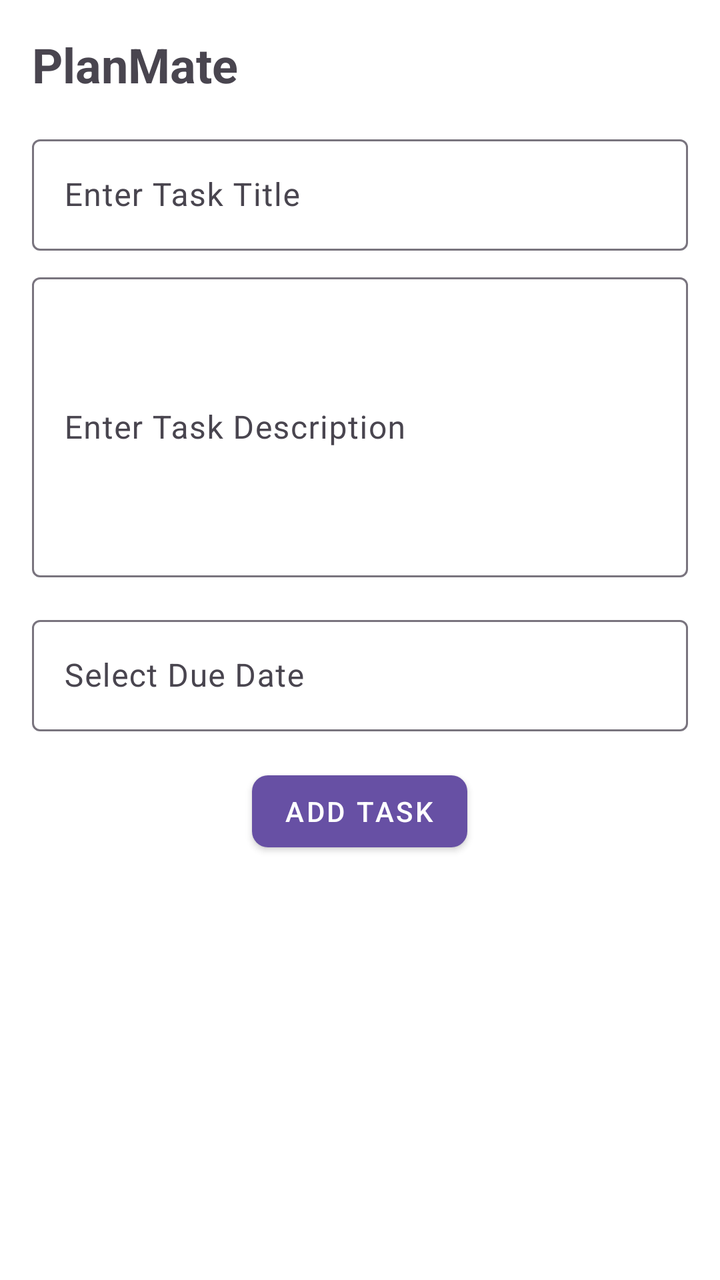
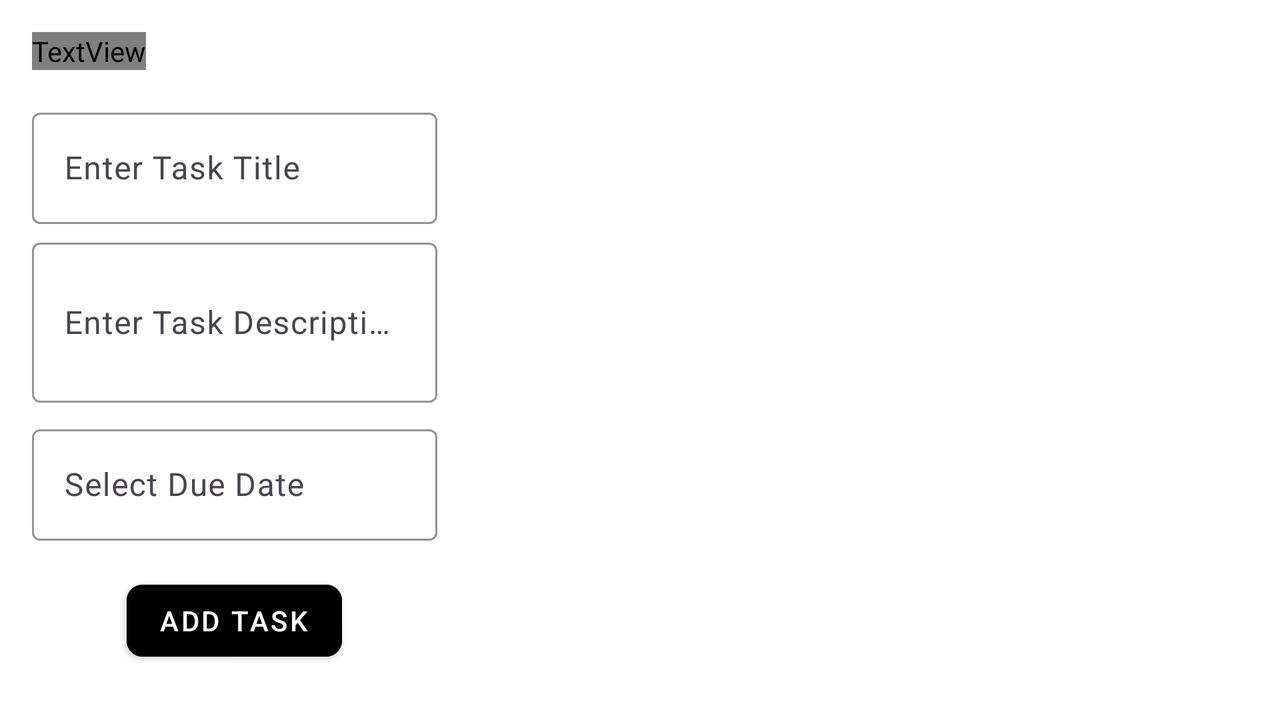

One screen, two layout resources from the same app: the default and the repository's alternative for another configuration. Each is rendered where Android would select it; the XML of both is given below.
<!-- AndroidManifest.xml: application theme Theme.PlanMate -->
<!-- res/layout/activity_main.xml -->
<LinearLayout
    xmlns:android="http://schemas.android.com/apk/res/android"
    xmlns:app="http://schemas.android.com/apk/res-auto"
    android:layout_width="match_parent"
    android:layout_height="match_parent"
    android:orientation="vertical"
    android:padding="16dp"
    android:background="?android:attr/windowBackground">

    
    <TextView
        android:layout_width="wrap_content"
        android:layout_height="wrap_content"
        android:text="@string/app_name"
        android:textSize="24sp"
        android:textStyle="bold"
        android:layout_marginBottom="16dp" />

    
    <com.google.android.material.textfield.TextInputLayout
        android:layout_width="match_parent"
        android:layout_height="wrap_content"
        android:hint="@string/enter_task_title"
        android:layout_marginBottom="8dp">

        <com.google.android.material.textfield.TextInputEditText
            android:id="@+id/taskTitleInput"
            android:layout_width="match_parent"
            android:layout_height="wrap_content"
            android:inputType="text" />
    </com.google.android.material.textfield.TextInputLayout>

    
    <com.google.android.material.textfield.TextInputLayout
        android:layout_width="match_parent"
        android:layout_height="wrap_content"
        android:hint="@string/enter_task_description"
        android:layout_marginBottom="16dp">

        <com.google.android.material.textfield.TextInputEditText
            android:id="@+id/taskDescriptionInput"
            android:layout_width="match_parent"
            android:layout_height="150dp"
            android:inputType="textMultiLine" />
    </com.google.android.material.textfield.TextInputLayout>

    
    <com.google.android.material.textfield.TextInputLayout
        android:layout_width="match_parent"
        android:layout_height="wrap_content"
        android:layout_marginBottom="16dp"
        android:hint="@string/select_due_date">

        <com.google.android.material.textfield.TextInputEditText
            android:id="@+id/dueDateInput"
            android:layout_width="match_parent"
            android:layout_height="wrap_content"
            android:focusable="false"
            android:clickable="true"
            android:inputType="none"
             />
    </com.google.android.material.textfield.TextInputLayout>

    
    <com.google.android.material.button.MaterialButton
        android:id="@+id/addTaskButton"
        android:layout_width="wrap_content"
        android:layout_height="wrap_content"
        android:text="@string/add_task"
        app:cornerRadius="8dp"
        style="@style/Widget.MaterialComponents.Button"
        android:layout_gravity="center" />

    
    <androidx.recyclerview.widget.RecyclerView
        android:id="@+id/taskListView"
        android:layout_width="match_parent"
        android:layout_height="0dp"
        android:layout_weight="1"
        android:clipToPadding="false"
        android:paddingTop="8dp" />
    <TextView
        android:id="@+id/noTasksTextView"
        android:layout_width="match_parent"
        android:layout_height="wrap_content"
        android:text="@string/no_tasks_available"
        android:visibility="gone"
        android:gravity="center"/>


</LinearLayout>
<!-- resources referenced by this layout -->
<resources>
  <string name="add_task">Add Task</string>
  <string name="app_name">PlanMate</string>
  <string name="enter_task_description">Enter Task Description</string>
  <string name="enter_task_title">Enter Task Title</string>
  <string name="no_tasks_available">No tasks available</string>
  <string name="select_due_date">Select Due Date</string>
  <style name="Theme.PlanMate" parent="Base.Theme.PlanMate" />
  <style name="Base.Theme.PlanMate" parent="Theme.Material3.Light.NoActionBar">
          
  
          
          <item name="android:windowBackground">@color/white</item>
          
      </style>
  <color name="white">#FFFFFFFF</color>
</resources>
<!-- res/layout-land/activity_main.xml (the repository's variant of the layout above) -->
<!-- drawn on the phone turned sideways -->
<LinearLayout
    xmlns:android="http://schemas.android.com/apk/res/android"
    xmlns:app="http://schemas.android.com/apk/res-auto"
    android:layout_width="match_parent"
    android:layout_height="match_parent"
    android:orientation="horizontal"
    android:padding="16dp"
    android:background="@color/white">

    
<LinearLayout
android:layout_width="0dp"
android:layout_height="match_parent"
android:layout_weight="1"
android:orientation="vertical">


<TextView
    android:layout_width="wrap_content"
    android:layout_height="wrap_content"
    android:text="@string/app_name"
    android:textSize="24sp"
    android:textStyle="bold"
    android:textColor="@color/dark_brown"
    android:layout_marginBottom="16dp" />


<com.google.android.material.textfield.TextInputLayout
    android:layout_width="match_parent"
    android:layout_height="wrap_content"
    android:hint="@string/enter_task_title"
    android:layout_marginBottom="4dp"
    app:hintTextColor="@color/black"
    app:boxStrokeColor="@color/black">

    <com.google.android.material.textfield.TextInputEditText
        android:id="@+id/taskTitleInput"
        android:layout_width="match_parent"
        android:layout_height="wrap_content"
        android:inputType="text"
        android:textColor="@color/black"
        android:backgroundTint="@color/soft_peach" />
</com.google.android.material.textfield.TextInputLayout>


<com.google.android.material.textfield.TextInputLayout
    android:layout_width="match_parent"
    android:layout_height="wrap_content"
    android:hint="@string/enter_task_description"
    android:layout_marginBottom="8dp"
    app:hintTextColor="@color/black"
    app:boxStrokeColor="@color/black">
    <com.google.android.material.textfield.TextInputEditText
        android:id="@+id/taskDescriptionInput"
        android:layout_width="match_parent"
        android:layout_height="80dp"
        android:inputType="textMultiLine"
        android:textColor="@color/black"
        android:backgroundTint="@color/soft_peach" />
</com.google.android.material.textfield.TextInputLayout>


<com.google.android.material.textfield.TextInputLayout
    android:layout_width="match_parent"
    android:layout_height="wrap_content"
    android:layout_marginBottom="16dp"
    android:hint="@string/select_due_date"
    app:hintTextColor="@color/black"
    app:boxStrokeColor="@color/black">
    <com.google.android.material.textfield.TextInputEditText
        android:id="@+id/dueDateInput"
        android:layout_width="match_parent"
        android:layout_height="wrap_content"
        android:focusable="false"
        android:clickable="true"
        android:inputType="none"
        android:textColor="@color/black"
        android:backgroundTint="@color/soft_peach" />
</com.google.android.material.textfield.TextInputLayout>


<com.google.android.material.button.MaterialButton
    android:id="@+id/addTaskButton"
    android:layout_width="wrap_content"
    android:layout_height="wrap_content"
    android:text="@string/add_task"
    app:cornerRadius="8dp"
    style="@style/Widget.MaterialComponents.Button"
    android:backgroundTint="@color/black"
    android:textColor="@color/white"
    android:layout_gravity="center" />

</LinearLayout>

    
<androidx.recyclerview.widget.RecyclerView
android:id="@+id/taskListView"
android:layout_width="0dp"
android:layout_height="match_parent"
android:layout_weight="2"
android:clipToPadding="false"
android:paddingTop="8dp"
android:backgroundTint="@color/soft_peach" />

    
<TextView
android:id="@+id/noTasksTextView"
android:layout_width="match_parent"
android:layout_height="wrap_content"
android:text="@string/no_tasks_available"
android:textColor="@color/dark_brown"
android:visibility="gone"
android:gravity="center" />

    </LinearLayout>
<!-- resources referenced by the variant -->
<!-- as the phone turned sideways resolves them -->
<resources>
  <color name="black">#FF000000</color>
  <color name="white">#FFFFFFFF</color>
  <string name="add_task">Add Task</string>
  <string name="app_name">PlanMate</string>
  <string name="enter_task_description">Enter Task Description</string>
  <string name="enter_task_title">Enter Task Title</string>
  <string name="no_tasks_available">No tasks available</string>
  <string name="select_due_date">Select Due Date</string>
  <style name="Theme.PlanMate" parent="Base.Theme.PlanMate" />
  <style name="Base.Theme.PlanMate" parent="Theme.Material3.Light.NoActionBar">
          
  
          
          <item name="android:windowBackground">@color/white</item>
          
      </style>
</resources>
